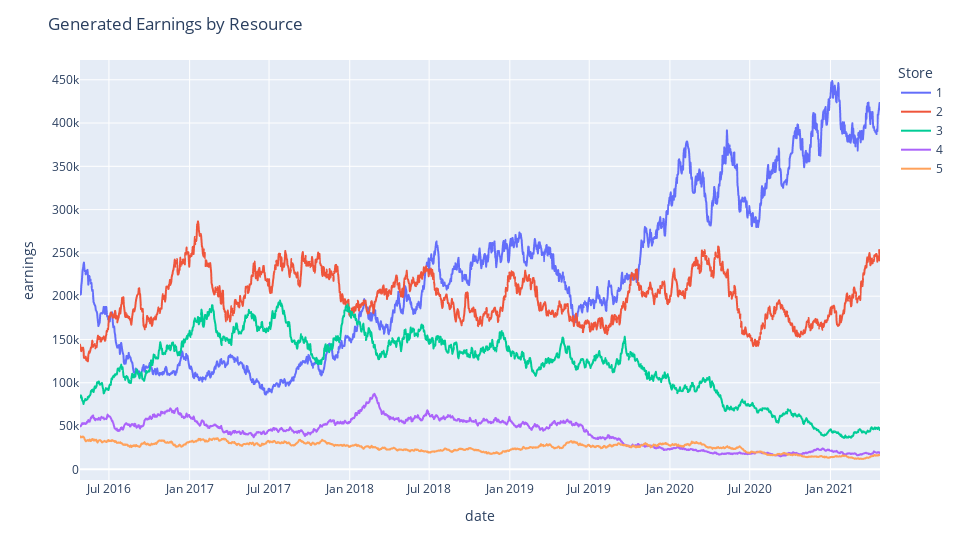

Notebook code for this chart:
### Code cell
years = 5
args = {
    'total': 365 * years,
    'start_amts': [200000., 143320, 83420, 50000, 40000],
    'drift': .01,
    'volatility': .4,
    'end_date': datetime.now(),
    'output_dir': '../data'
}
data = generate_df(**args)

fig = px.line(data, x="date", y="earnings", color='resource_id')
fig.update_layout(title=f'Generated Earnings by Resource', xaxis_title='date', yaxis_title='earnings', legend_title='Store', width=960)
fig.show()

### Figure 1 — Plotly figure (JSON) as saved in the notebook; plotly's stock layout.template omitted (floating-point values rounded to 4 significant figures; data arrays with more than 128 entries replaced by an {"elided": "..."} marker saying what was removed)
{"data": [{"hovertemplate": "resource_id=1<br>date=%{x}<br>earnings=%{y}<extra></extra>", "legendgroup": "1", "line": {"color": "#636efa", "dash": "solid"}, "mode": "lines", "name": "1", "showlegend": true, "type": "scattergl", "x": {"elided": "1825 str values"}, "xaxis": "x", "y": {"elided": "1825 float values"}, "yaxis": "y"}, {"hovertemplate": "resource_id=2<br>date=%{x}<br>earnings=%{y}<extra></extra>", "legendgroup": "2", "line": {"color": "#EF553B", "dash": "solid"}, "mode": "lines", "name": "2", "showlegend": true, "type": "scattergl", "x": {"elided": "1825 str values"}, "xaxis": "x", "y": {"elided": "1825 float values"}, "yaxis": "y"}, {"hovertemplate": "resource_id=3<br>date=%{x}<br>earnings=%{y}<extra></extra>", "legendgroup": "3", "line": {"color": "#00cc96", "dash": "solid"}, "mode": "lines", "name": "3", "showlegend": true, "type": "scattergl", "x": {"elided": "1825 str values"}, "xaxis": "x", "y": {"elided": "1825 float values"}, "yaxis": "y"}, {"hovertemplate": "resource_id=4<br>date=%{x}<br>earnings=%{y}<extra></extra>", "legendgroup": "4", "line": {"color": "#ab63fa", "dash": "solid"}, "mode": "lines", "name": "4", "showlegend": true, "type": "scattergl", "x": {"elided": "1825 str values"}, "xaxis": "x", "y": {"elided": "1825 float values"}, "yaxis": "y"}, {"hovertemplate": "resource_id=5<br>date=%{x}<br>earnings=%{y}<extra></extra>", "legendgroup": "5", "line": {"color": "#FFA15A", "dash": "solid"}, "mode": "lines", "name": "5", "showlegend": true, "type": "scattergl", "x": {"elided": "1825 str values"}, "xaxis": "x", "y": {"elided": "1825 float values"}, "yaxis": "y"}], "layout": {"legend": {"title": {"text": "Store"}, "tracegroupgap": 0}, "margin": {"t": 60}, "title": {"text": "Generated Earnings by Resource"}, "width": 960, "xaxis": {"anchor": "y", "domain": [0, 1], "title": {"text": "date"}}, "yaxis": {"anchor": "x", "domain": [0, 1], "title": {"text": "earnings"}}}}
